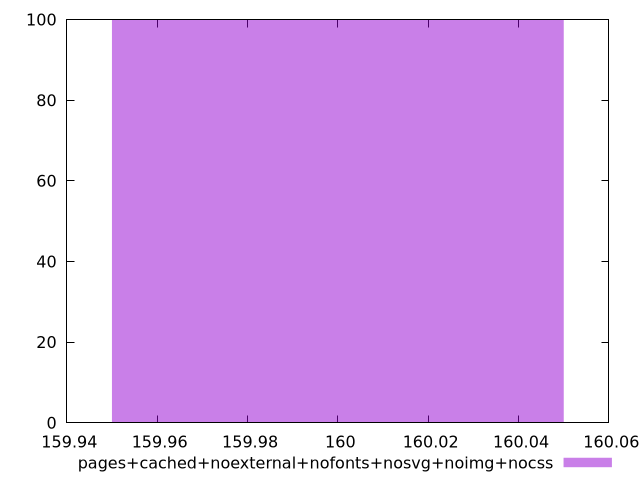

The script that saved this image:
$_pagesCachedNoexternalNofontsNosvgNoimgNocss <<EOF
160 100
EOF
set key outside below
set terminal pngcairo
set output "report_00005_2020-11-02T22-26-11.212Z/uses-http2/pages+cached+noexternal+nofonts+nosvg+noimg+nocss//raw_hist.png"
set yrange [0:100]
set boxwidth 0.1
set style fill transparent solid 0.5 noborder
plot $_pagesCachedNoexternalNofontsNosvgNoimgNocss title "pages+cached+noexternal+nofonts+nosvg+noimg+nocss" with boxes ,
